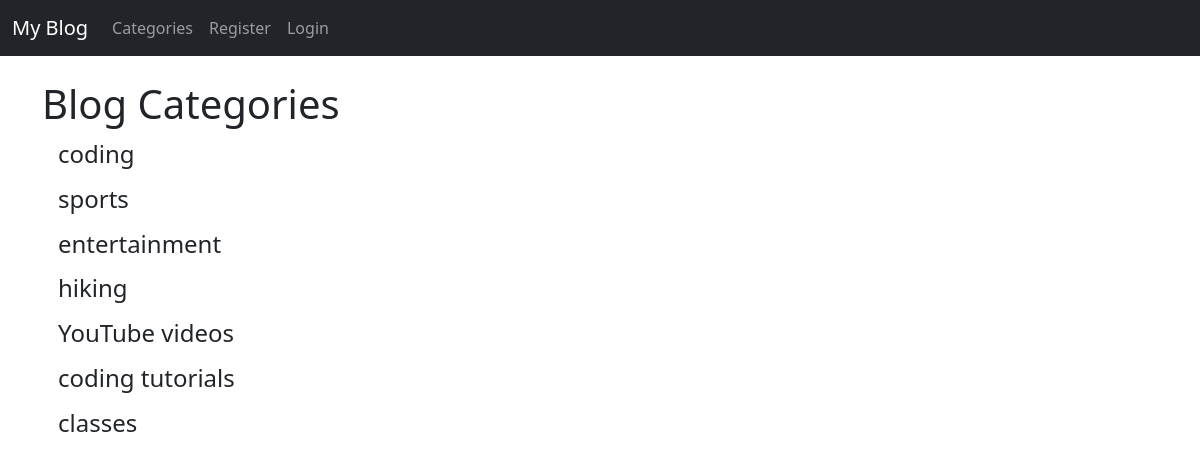
The page /category-list/ on the database its author committed.
### myblog/models.py (models this page shows, shortened)
class Category(models.Model):
    name = models.CharField(max_length=255)
    def __str__(self):
        return self.name

### myblog/views.py (the view)
# urls.py: path('category-list/', CategoryListView, name="category-list"),
def CategoryListView(request):
    cat_menu_list = Category.objects.all()
    return render(request, 'category_list.html', {
        'cat_menu_list': cat_menu_list
        })

### myblog/templates/category_list.html (shortened to what this page needs)
{% extends 'base.html' %}
{% block content %}
<h1>Blog Categories</h1>
  {% for item in cat_menu_list %}
    <h4><a class="dropdown-item" href="{% url 'category' item|slugify %}">{{ item }}</a></h4>
  {% endfor %}
{% endblock %}

### rows shown on the page
Category: name "coding"
Category: name "sports"
Category: name "entertainment"
Category: name "hiking"
Category: name "YouTube videos"
Category: name "coding tutorials"
Category: name "classes"
